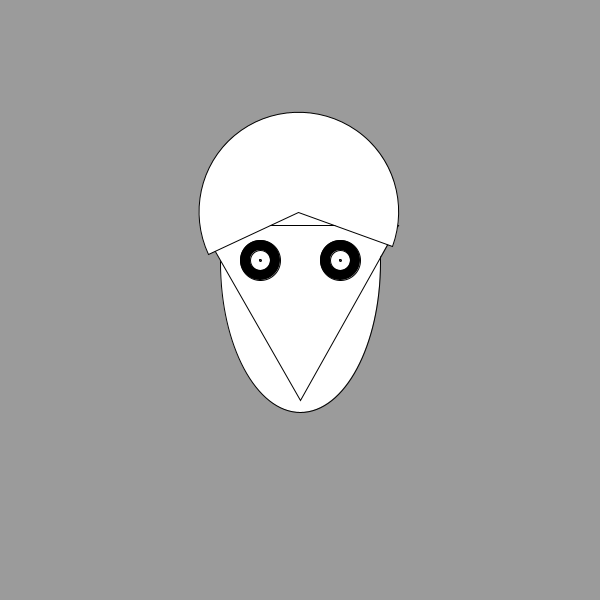
Frame 1 (no input)
Frame 60 (the mouse pressed at the canvas centre just before this capture): identical to frame 1, image omitted
Frame 120 (the mouse held since frame 60 and released just before this capture): identical to frame 1, image omitted

The Processing sketch that drew this single still picture (run headless with seeded random() and noise(); from frame 60 on, the mouse is pressed at the canvas centre):

// Processing sketch: sketch_thenun
// ── sketch_thenun.pde
//Lawrence Su
//Checkpoint 2
// Friday February 20 2026

void setup(){
size(600,600);
}

void draw(){
  translate(300,300);
background(155);
//face
fill(255);
noStroke();
circle(0,-30,20);
stroke(0);
ellipse(0,-38,160,300);
triangle(0,100,-100,-75,98,-75);
pushMatrix();
rotate(radians(155));
arc(-36, 80, 200, 200, 0, PI+QUARTER_PI, PIE);
popMatrix();

//eye
fill(0);
circle(-40,-40,40);
circle(40,-40,40);
fill(255);
circle(-40,-40,20);
circle(40,-40,20);
fill(0);
circle(-40,-40,2);
circle(40,-40,2);
}
